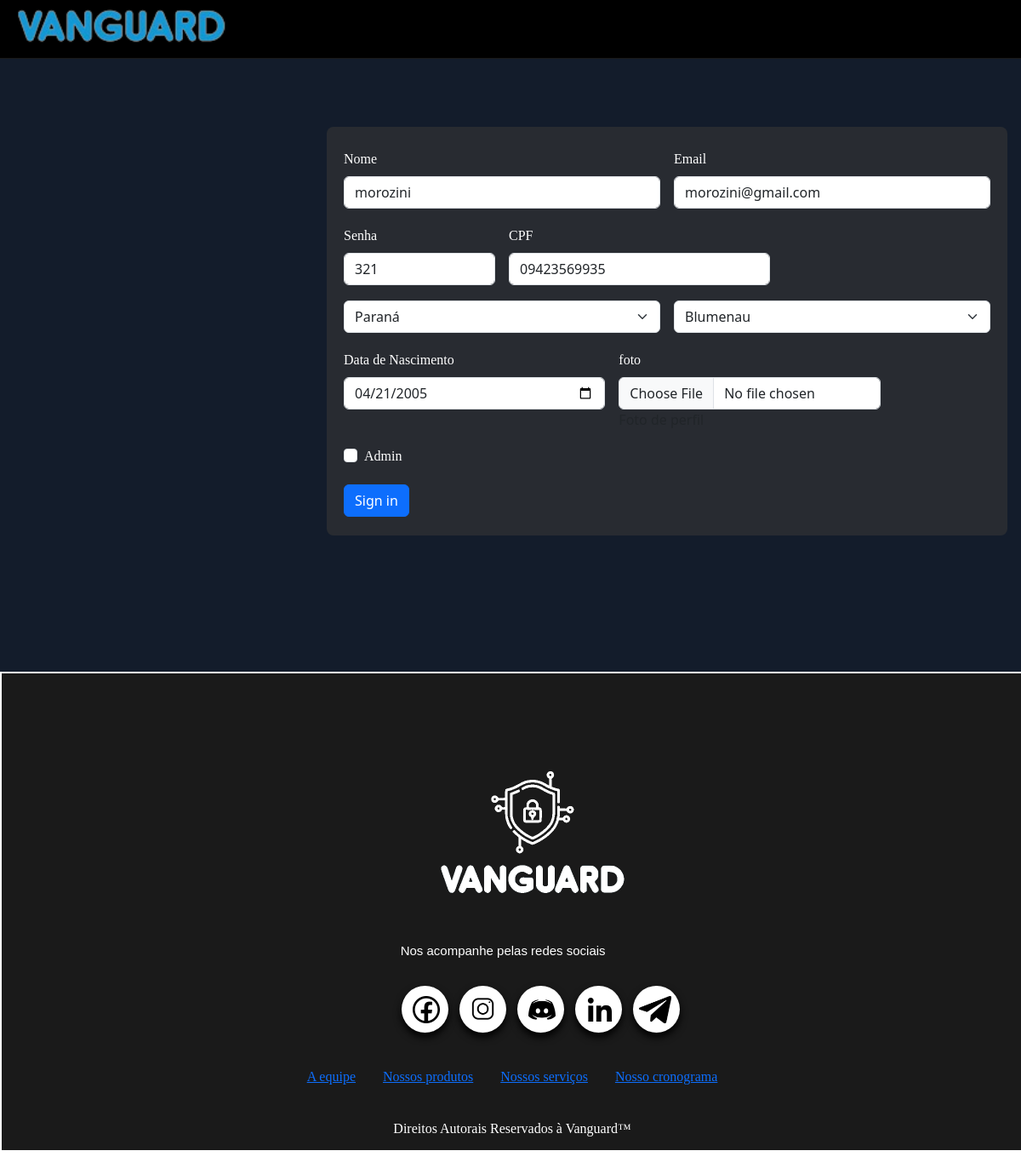
Before: /editarPerfilFunc.php?usuario_id=1 (signed in) with the older database file.
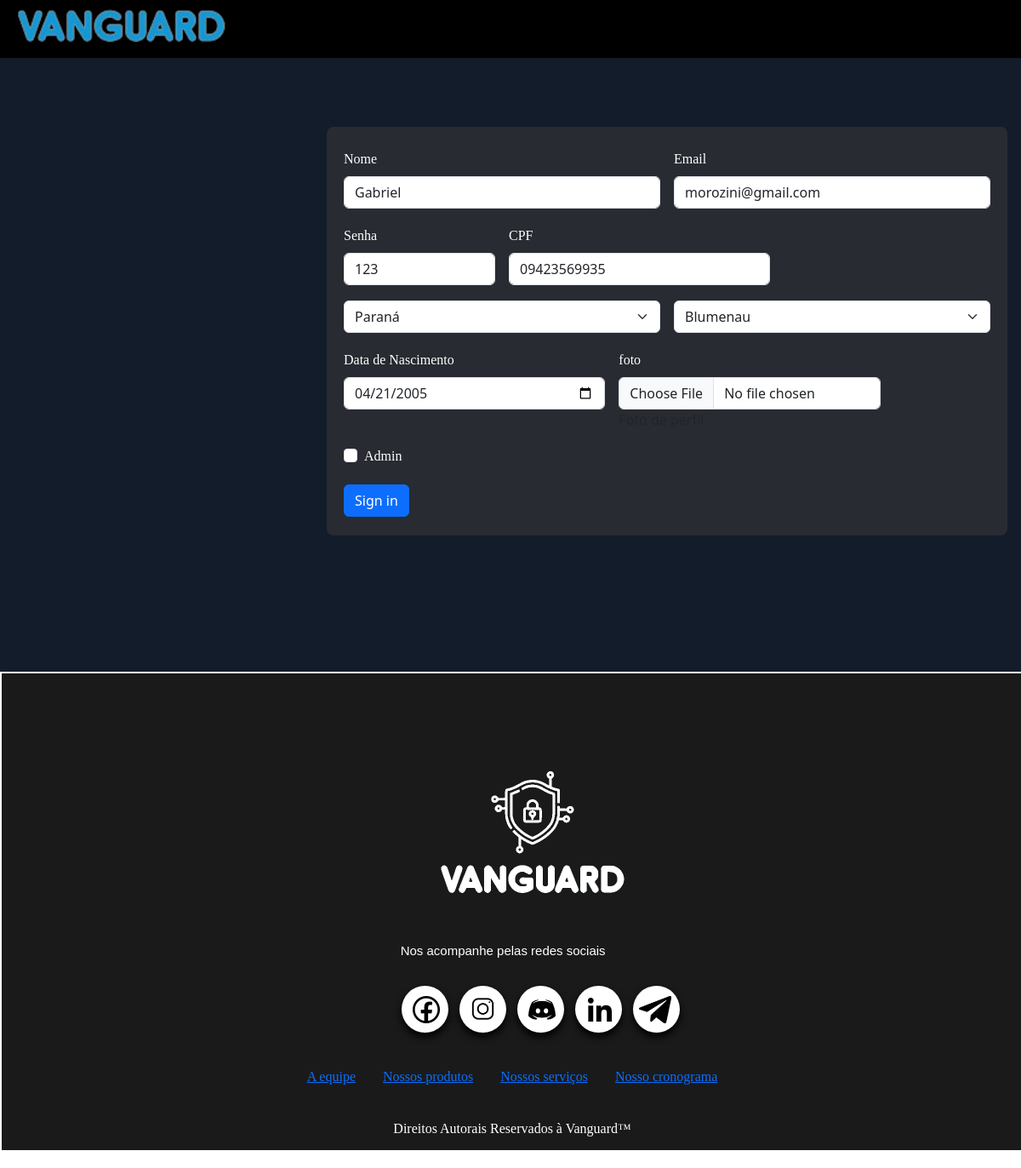
After: the same page with the newer database file.
### tables this page shows
CREATE TABLE `usuario` (
  `usuario_id` int(11) NOT NULL,
  `nome` varchar(50) NOT NULL,
  `dt_nasc` date NOT NULL,
  `email` varchar(150) NOT NULL,
  `senha` varchar(100) NOT NULL,
  `cpf` char(11) NOT NULL,
  `foto` text DEFAULT NULL,
  `estado_id` int(11) NOT NULL,
  `cidades_id` int(11) NOT NULL,
  `is_admin` tinyint(1) NOT NULL,
  `plano_id` int(11) NOT NULL
);

### editarPerfilFunc.php (the view, shortened to what the changed rows need)
<?php
include_once('src/php/conexao.php');
if(!empty($_GET['usuario_id'])) {
        $id = $_GET['usuario_id'];
        $stmt = $conn->prepare("SELECT * FROM usuario WHERE usuario_id = ?");
        $stmt->bind_param("i", $id);
        $stmt->execute();
        $result = $stmt->get_result();
        if($result->num_rows > 0) {
            while($user_data = $result->fetch_assoc()) {
            $nome = $user_data['nome'];
            $senha = $user_data['senha'];
            $email = $user_data['email'];
            $dt_nasc = $user_data['dt_nasc'];
            $cpf = $user_data['cpf'];
                }
        }
}
?>
<!DOCTYPE html>
<html lang="pt-br">
<head>
        <link rel="stylesheet" href="src/css/index.css">
        <link rel="stylesheet" href="src/css/style-editPerfil.css">
        <link href="https://cdn.jsdelivr.net/npm/bootstrap@5.3.3/dist/css/bootstrap.min.css" rel="stylesheet"
>
        <link rel="stylesheet" href="src/css/responsivo-cadastro.css">
        <link href="https://fonts.cdnfonts.com/css/eingrantch-mono" rel="stylesheet">
        <link href="https://fonts.cdnfonts.com/css/codygoon" rel="stylesheet">
        <link href="https://fonts.cdnfonts.com/css/milestone-one" rel="stylesheet">
</head>
<body>
        <main class="home">
                <div class="area">
                <form class="row g-3" action="src/php/saveEdit.php" method="POST" enctype="multipart/form-data">
                                <div class="col-md-6">
                                        <label for="inputEmail4" class="form-label">Nome</label>
                                        <input type="text" class="form-control" id="inputEmail4" name="nome" value=<?php echo $nome;?>>
                                </div>
                                <div class="col-md-6">
                                        <label for="inputPassword4" class="form-label">Email</label>
                                        <input type="email" class="form-control" id="inputPassword4"
                                        name="email"  value=<?php echo $email;?>>
                                </div>
                                <div class="col-3">
                                        <label for="inputAddress" class="form-label">Senha</label>
                                        <input type="text" class="form-control" id="inputAddress"
                                        name="senha"
                                        value=<?php echo $senha;?>>
                                </div>
                                <div class="col-5">
                                        <label for="inputAddress2" class="form-label">CPF</label>
                                        <input type="number" class="form-control" id="inputAddress2"
                                        name="cpf" value=<?php echo $cpf;?>>
                                </div>
                                <div class="col-md-5">
                                        <label for="inputZip" class="form-label">Data de Nascimento</label>
                                        <input type="date" class="form-control" id="inputZip"
                                        name="dt_nasc" value=<?php echo $dt_nasc;?>>
                                </div>
                        </form>
                </div>
        </main>
</body>
</html>

Changed rows visible on the page:
changed usuario "morozini@gmail.com": senha "321" → "123"; nome "morozini" → (not shown)
Other visible differences:
form field nome: (not shown) → "Gabriel"
